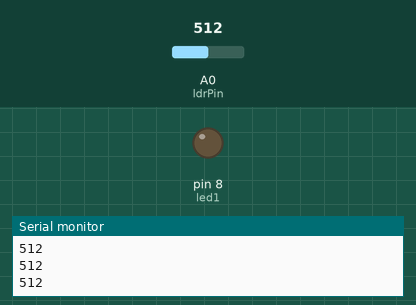
A sketch run on a simulated Arduino Uno, built with avr-gcc and run on an emulated ATmega328P. Parts: output pins drawn as LEDs (lit = HIGH), the last lines printed to the serial monitor. Inputs (shaded band) come from the test bench; at power-on: A0 (ldrPin) = 512.

Above: at 1.3 s.
1.4 s: A0 (ldrPin) set to 483
At 2.6 s:
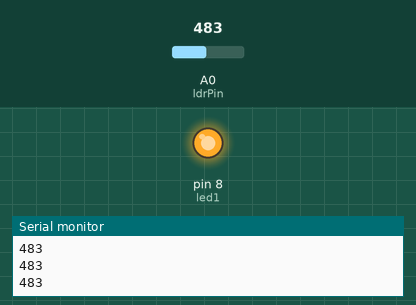
3.0 s: A0 (ldrPin) set to 510
At 3.8 s:
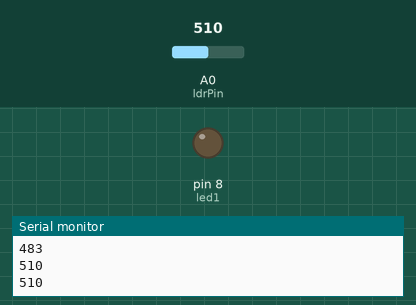
4.5 s: A0 (ldrPin) set to 490
At 5.0 s:
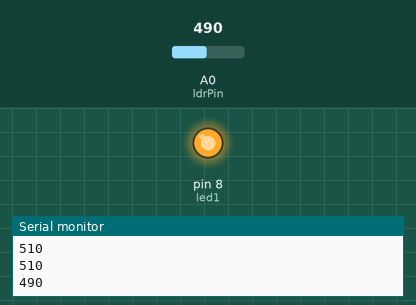
Timing chart, 0 to 7.5 s (numbered marks = the images above; inputs shaded):
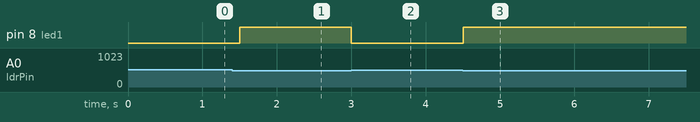

Measured:
- the behaviour switches between 500 and 499 on A0 (ldrPin) (found by bisection; images 0 and 1)
- after the input at 1.4 s, pin 8 (led1): LOW → HIGH after 0.10 s
- after the input at 3.0 s, pin 8 (led1): HIGH → LOW at once
- after the input at 4.5 s, pin 8 (led1): LOW → HIGH at once

The sketch:

automatic-street-light.ino
```cpp
int ldrPin = A0;

int led1 = 8;

void setup()
{
  pinMode(led1, OUTPUT);

  Serial.begin(9600);
}

void loop()
{
  int lightValue = analogRead(ldrPin);

  Serial.println(lightValue);

  if (lightValue < 500)
  {
    digitalWrite(led1, HIGH);
  }
  else
  {
    digitalWrite(led1, LOW);
  }

  delay(500);
}
```
